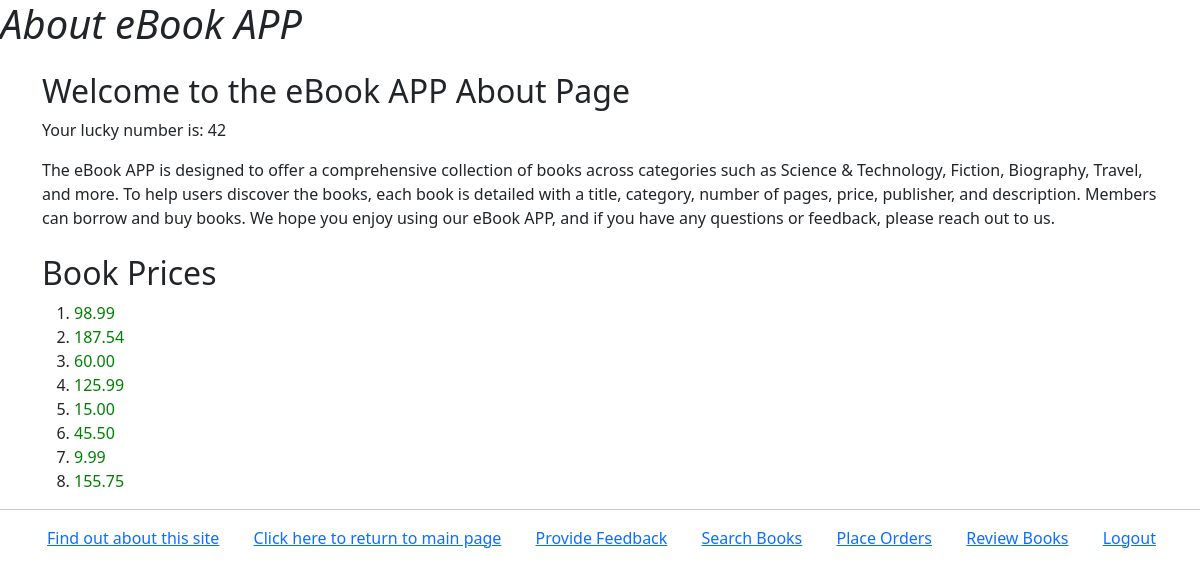
The page /myapp/about/ (signed in) on the database its author committed.
### myapp/models.py (models this page shows, shortened)
class Book(models.Model):
    CATEGORY_CHOICES = [
        ('S', 'Scinece&Tech'),
        ('F', 'Fiction'),
        ('B', 'Biography'),
        ('T', 'Travel'),
        ('O', 'Other')
    ]
    title = models.CharField(max_length=200)
    category = models.CharField(max_length=1, choices=CATEGORY_CHOICES, default='S')
    num_pages = models.PositiveIntegerField(default=100)
    price = models.DecimalField(max_digits=10, decimal_places=2)
    publisher = models.ForeignKey(Publisher, related_name='books', on_delete=models.CASCADE)
    description = models.TextField(max_length=500, blank=True)
    num_reviews = models.PositiveIntegerField(default=0)

### myapp/views.py (the view)
# urls.py: path(r'about/', views.about, name='about'),
@login_required
def about(request):
    if 'lucky_num' in request.COOKIES:
        mynum = request.COOKIES['lucky_num']
    else:
        mynum = random.randint(1, 100)
    response = render(request, 'myapp/about.html', {'booklist': Book.objects.all().order_by('id')[:10], 'mynum': mynum})
    expire_time = timezone.now() + timedelta(minutes=1)
    response.set_cookie('lucky_num', mynum, expires=expire_time)
    return response

### myapp/templates/myapp/about.html (shortened to what this page needs)
{% extends 'myapp/base.html' %}
{% block body_block %}
<div class="container mt-4">
    <h2>Welcome to the eBook APP About Page</h2>
    <p>Your lucky number is: {{ mynum }}</p>
    <p>
        The eBook APP is designed to offer a comprehensive collection of books across categories such as Science & Technology, Fiction, Biography, Travel, and more.
        To help users discover the books, each book is detailed with a title, category, number of pages, price, publisher, and description.
        Members can borrow and buy books.
        We hope you enjoy using our eBook APP, and if you have any questions or feedback, please reach out to us.
    </p>
</div>
    <div class="container mt-4">
       <h2>Book Prices</h2>
    {% if booklist %}
    <ol>
        {% for book  in booklist %}
            <li>
                <span style="color: green;">{{book.price}}</span>
            </li>
        {% endfor %}
    </ol>
    {% else %}
        <strong>There are no available books!</strong>
    {% endif %}
    </div>
{% endblock %}

### myapp/static/myapp/style.css (style rules this page uses)
body { background-color: #f0f0f0; color: #333; font-size: 16px; font-family: Arial, sans-serif; }

### rows shown on the page
Book: price "98.99"
Book: price "187.54"
Book: price "60.00"
Book: price "125.99"
Book: price "15.00"
Book: price "45.50"
Book: price "9.99"
Book: price "155.75"
